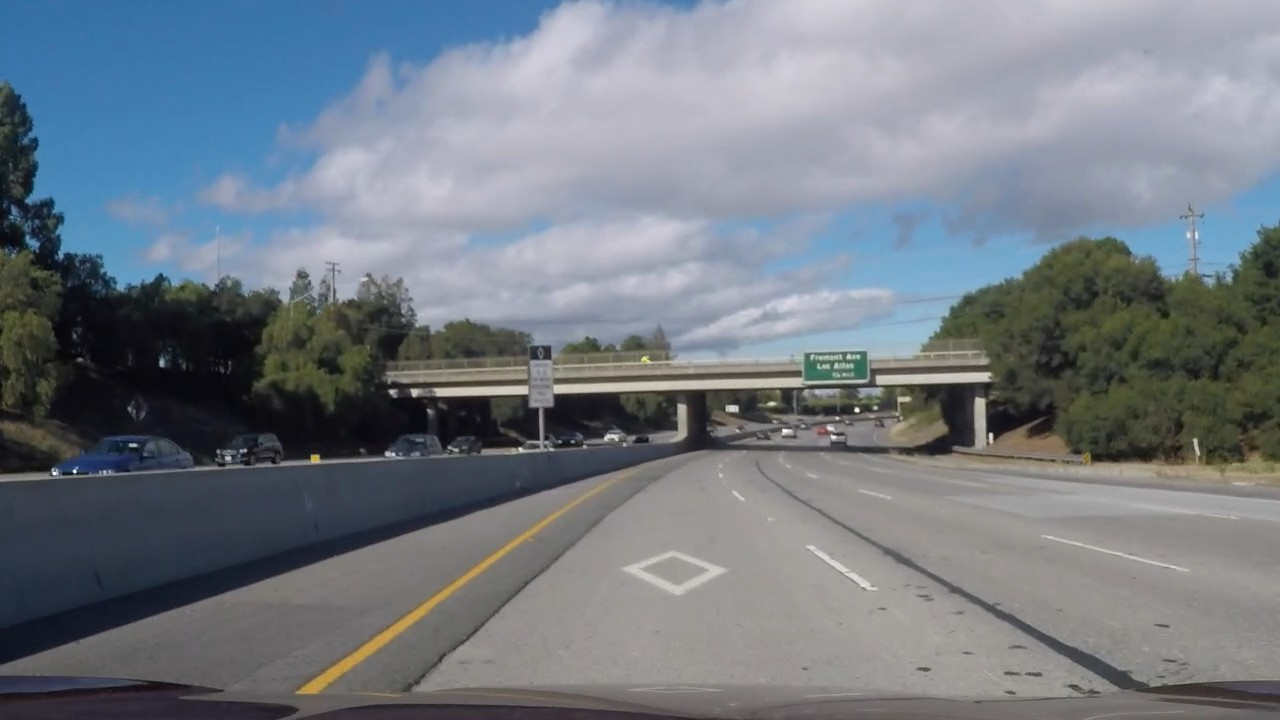
#> input picture test_images/hard_test1.jpg, 1280 x 720 px; its folder holds only this picture in this run
$ python -i utils.py   (imports and definitions only)   (older library calls are emulated)
#> lines starting #> are read from the running program, lines starting #| are printed output that depends on the picture; pictures that were not available may be replaced by others from this repository, and a replacement may not be noted
import glob
from collections import deque

import cv2
import matplotlib.pyplot as plt
import numpy as np


class Lane_Finder(object):
    '''
    Lane finding algorithm.
    '''

    def __init__(self):
        # Camera calibration params
        self.resolution = (1280, 720)
        self.camera_mtx, self.camera_dist = self.calibrate_camera()

        # Warping params
        self.src = np.float32(
            [[580, 460],
             [201, 720],
             [1100, 720],
             [702, 460]])
        self.dst = np.float32(
            [[320, 0],
             [320, 720],
             [960, 720],
             [960, 0]])
        self.warp_transform = cv2.getPerspectiveTransform(self.src, self.dst)
        self.inv_warp_transform = cv2.getPerspectiveTransform(self.dst, self.src)

        # Pixel select params
        self.s_thresh = (130, 255)
        self.sx_thresh = (20, 100)

        # Define conversions in x and y from pixels space to meters
        self.ym_per_pix = 30/720  # meters per pixel in y dimension
        self.xm_per_pix = 3.7/640  # meters per pixel in x dimension

        # Left & Right Lines Initiation
        self.left_line = Line(self.resolution, self.xm_per_pix, self.ym_per_pix)
        self.right_line = Line(self.resolution, self.xm_per_pix, self.ym_per_pix)

        # Radius curvature calculation settings
        self.r_history = deque(maxlen=100)
        self.min_radius = 840
        self.max_radius = 6000

        # Lane Deviation Cache
        self.d_history = deque(maxlen=50)

        # Lane search settings
        self.margin = 50  # margin to search for lane pixels
        self.nwindows = 9  # number of sliding windows
        self.minpix = 50  # minimum number of pixels found to recenter window

        # Result text settings
        self.font = cv2.FONT_HERSHEY_SIMPLEX
        self.bottomLeftCornerOfText1 = (20, 50)
        self.bottomLeftCornerOfText2 = (20, 100)
        self.fontScale = 1.5
        self.fontColor = (255, 255, 255)
        self.lineType = 2

    def calibrate_camera(self, nx=9, ny=6, path='camera_cal/*.jpg'):
        '''
        Given a path to the calibration checker board photos, return calibration params
        '''
        # Prepare object points, like (0,0,0), (1,0,0), (2,0,0) ....,(ny,5,0)
        objp = np.zeros((ny*nx, 3), np.float32)
        objp[:, :2] = np.mgrid[0:nx, 0:ny].T.reshape(-1, 2)

        # Arrays to store object points and image points from all the images.
        objpoints = []  # 3d points in real world space
        imgpoints = []  # 2d points in image plane.

        # Make a list of calibration images and image shapes
        images = glob.glob(path)
        image_shape = None

        # Step through the list and search for chessboard corners
        for idx, fname in enumerate(images):
            img = cv2.imread(fname)
            gray = cv2.cvtColor(img, cv2.COLOR_BGR2GRAY)
            # Check for differnt image sizes
            if gray.shape != self.resolution[::-1]:
                gray = cv2.resize(gray, self.resolution)
            # Find the chessboard corners
            ret, corners = cv2.findChessboardCorners(gray, (nx, ny), None)
            # If found, add object points, image points
            if ret == True:
                objpoints.append(objp)
                imgpoints.append(corners)

        # Use the object points and image points to calculate camera clibrations
        _, mtx, dist, _, _ = cv2.calibrateCamera(objpoints, imgpoints, self.resolution, None, None)

        # Return results
        return mtx, dist

    # [260 lines left out: functions threshold_binary, find_lane_sliding_window, find_lane_prefit, sanity_check, pipeline, process_video, not called in this run]


class Line():
    '''
    Define a class to receive the characteristics of each line detection.
    '''

    # [63 lines left out: functions __init__, update_pixels, curvature_radius, not called in this run]

>>> import cv2
>>> picture = cv2.imread('test_images/hard_test1.jpg', cv2.IMREAD_GRAYSCALE)
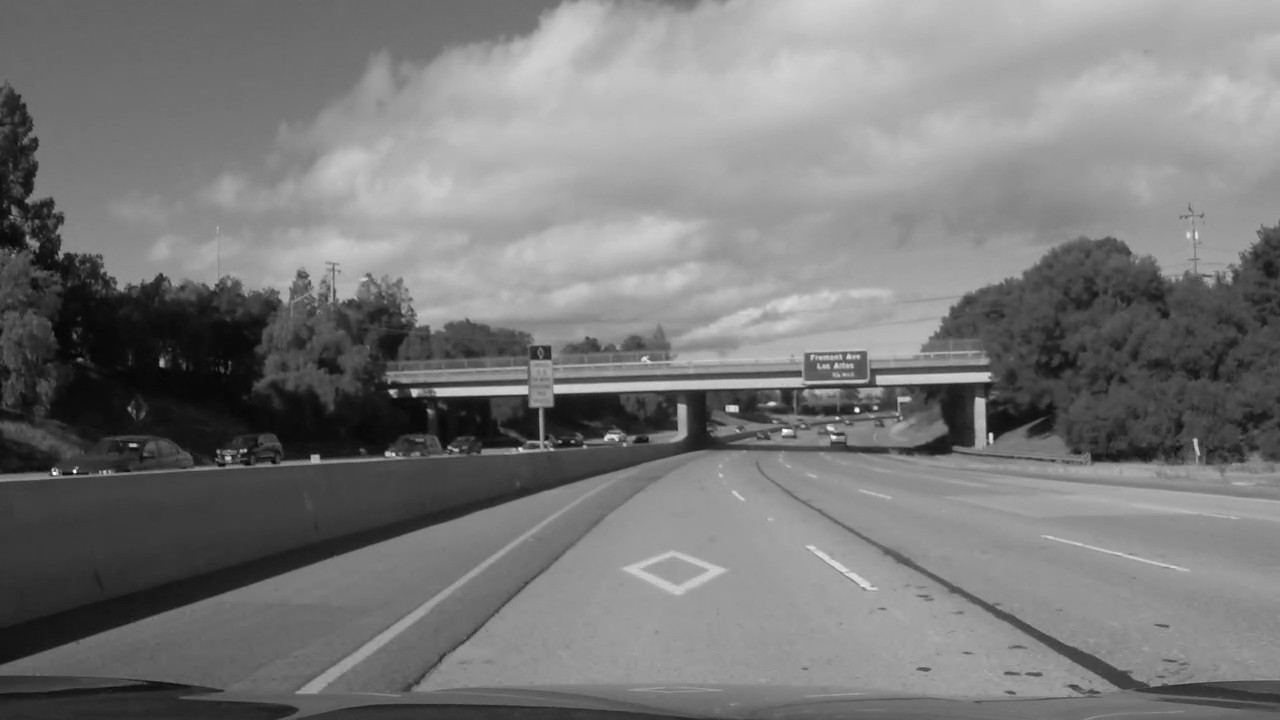
#> picture: shape (720, 1280); min 2, max 255, mean 121.6
>>> result = Lane_Finder().pipeline(picture)
#> in calibrate_camera, img is the input picture: shape (720, 1280, 3); mean B, G, R 131.6, 122.9, 115.3
#> in calibrate_camera, `ret, corners = cv2.findChessboardCorners(gray, (nx, ny), None)`: ret = False; corners = None
#> (the run stopped early here; a loop or call above may not have finished)

$ run again, on test_images/hard_test2.jpg
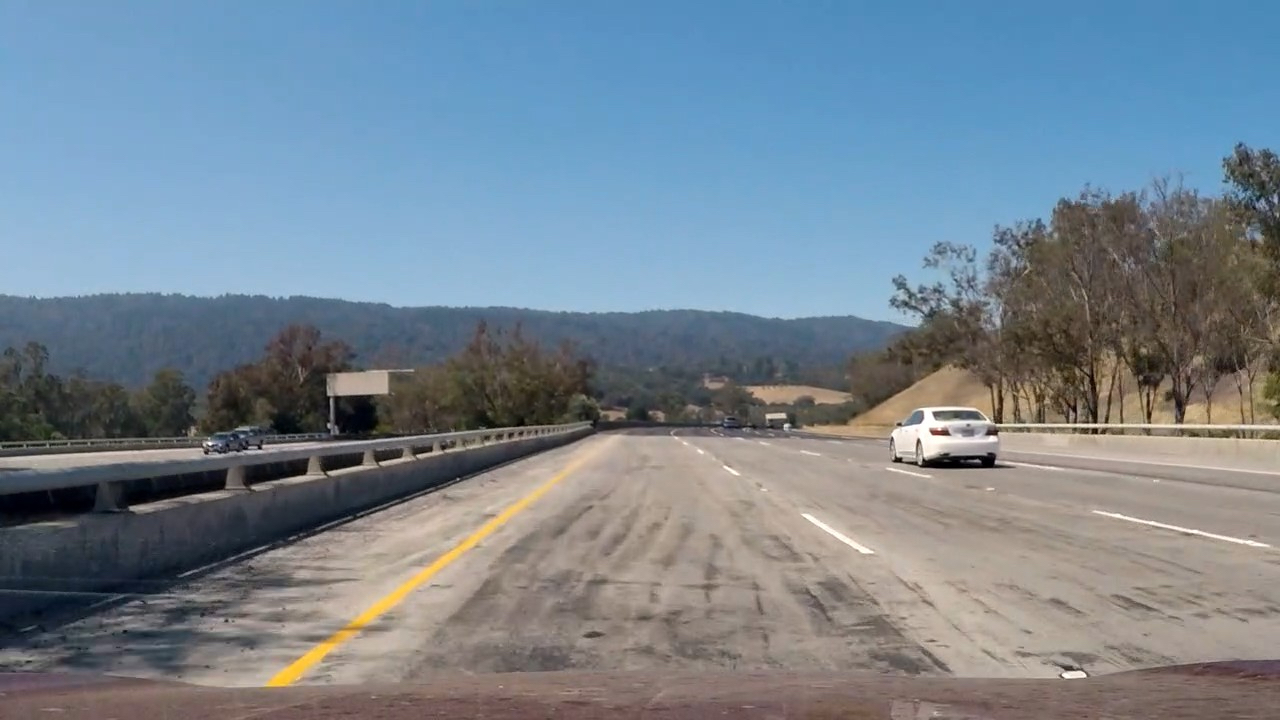
#> input picture test_images/hard_test2.jpg, 1280 x 720 px
#> `picture = cv2.imread('test_images/hard_test1.jpg', cv2.IMREAD_GRAYSCALE)`:
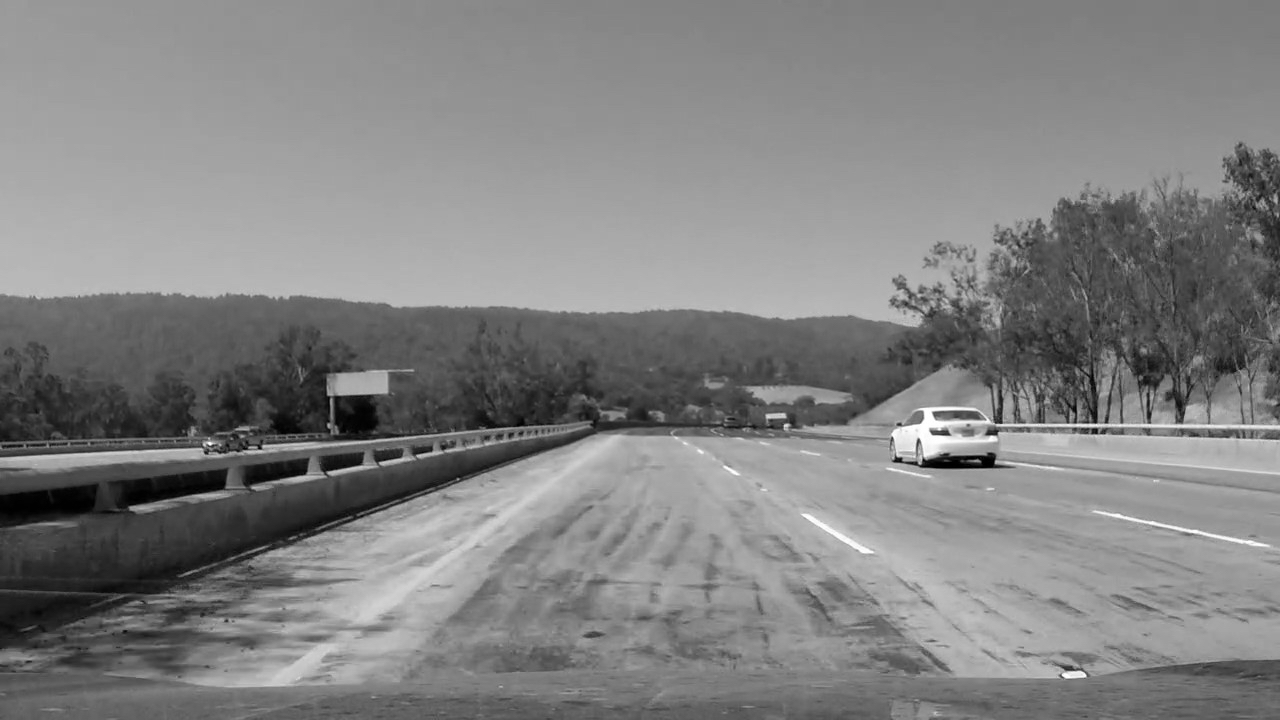
#> picture: shape (720, 1280); min 0, max 255, mean 129.6
#> in calibrate_camera, img is the input picture: shape (720, 1280, 3); mean B, G, R 144.5, 132.4, 118.2
#> ret = False; corners = None

$ run again, on test_images/hard_test3.jpg
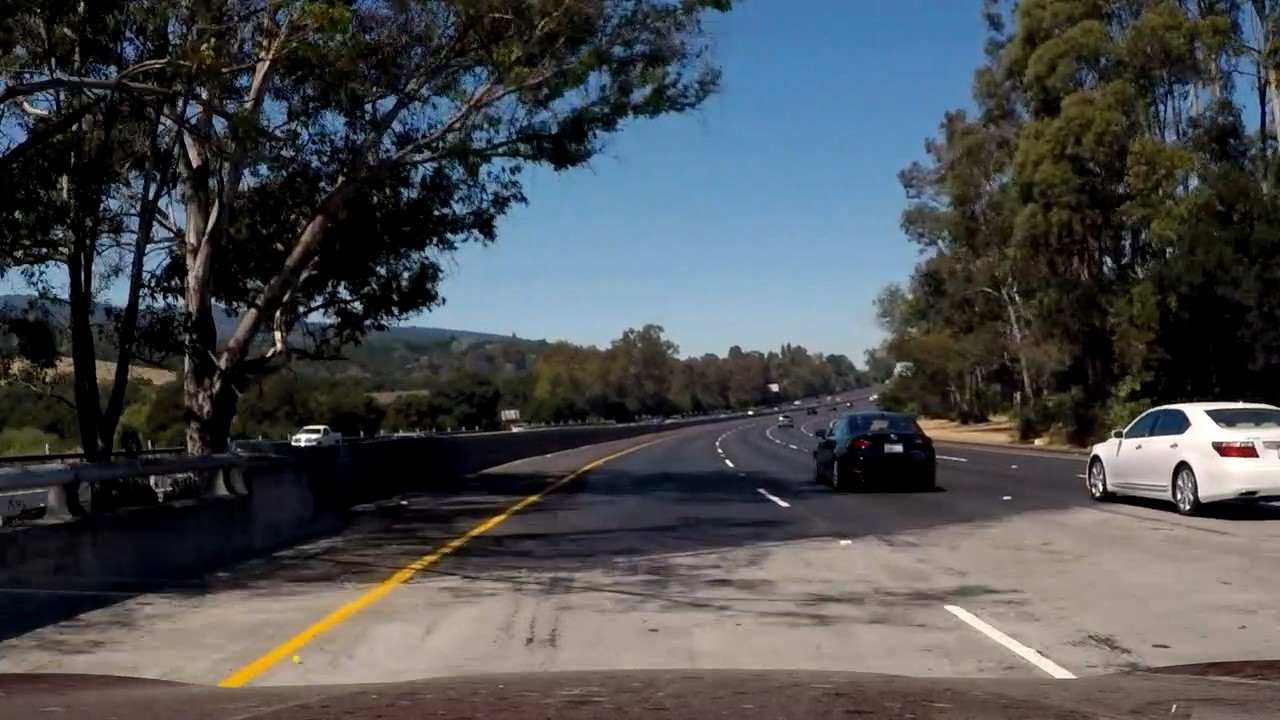
#> input picture test_images/hard_test3.jpg, 1280 x 720 px
#> `picture = cv2.imread('test_images/hard_test1.jpg', cv2.IMREAD_GRAYSCALE)`:
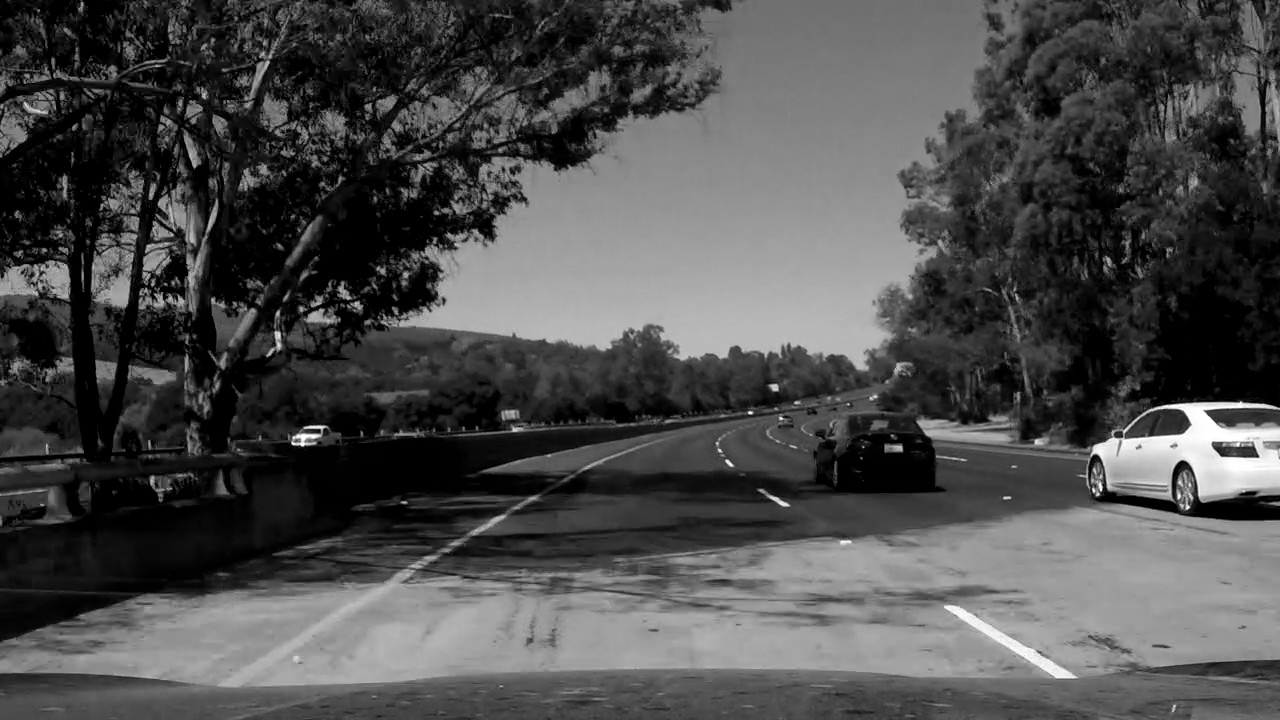
#> picture: shape (720, 1280); min 0, max 255, mean 76.5
#> in calibrate_camera, img is the input picture: shape (720, 1280, 3); mean B, G, R 79.6, 77.1, 74.4
#> ret = False; corners = None
